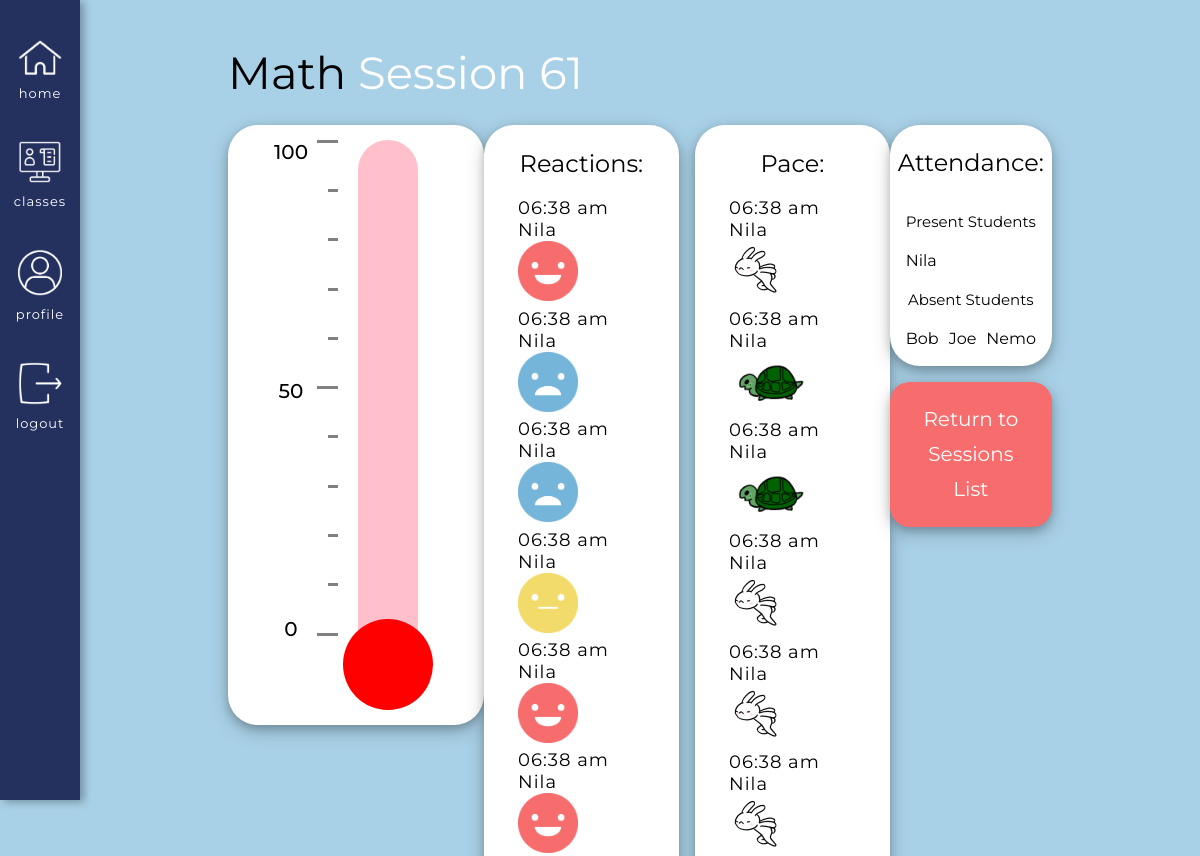
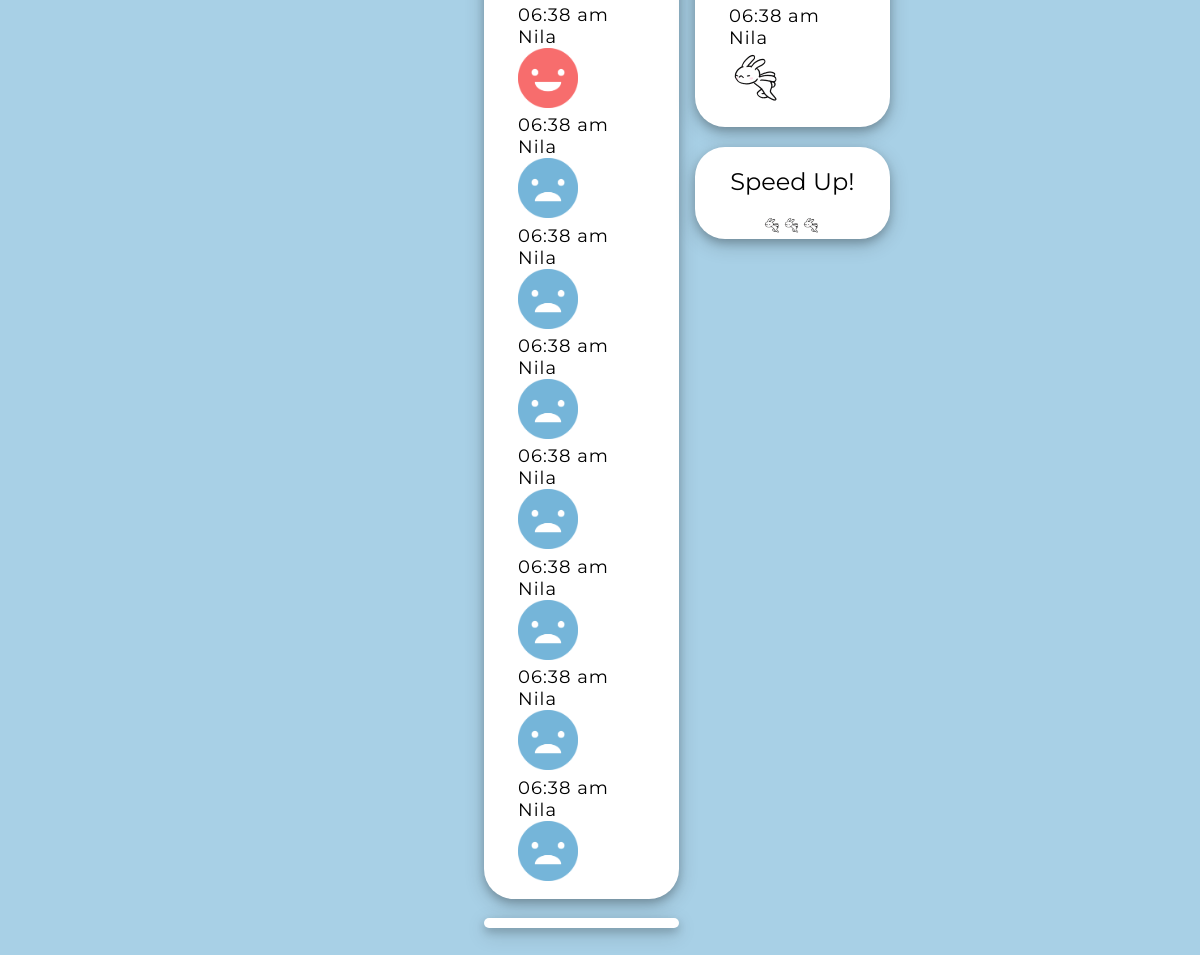
/classes/course/2/previous_session_data/61 (signed in), run on the app's committed database (2 pictures, top to bottom).
### app/models.py (models this page shows, shortened)
class Courses(db.Model):
    id = db.Column(db.Integer, primary_key=True) # Always need ID
    course_name = db.Column(db.String(140), index=False, unique=False) # Not indexable or unique bc many people can have the same course
    code = db.Column(db.Integer, index=True, unique=True) # Indexable to link it back to the course name
    timestamp = db.Column(db.DateTime, index=True, default=datetime.utcnow) # Timestamp
    status = db.Column(db.Integer, index=False, unique=False, default=0) # 0 means the class is inactive, 1 is active
    teacher_id = db.Column(db.Integer, db.ForeignKey('user.id'))  # Taking the user ID from the user model, using backref of teacher will show you the actual teacher
    signups = db.relationship('Signups', backref='course_id', lazy='dynamic') # This will show all the student signups for this course
    reactions = db.relationship('Reactions', backref='course_actual', lazy='dynamic') # This will show all the reactions for this course
    session = db.relationship('Session', backref='session_course_id', lazy='dynamic') # This will show you all the sessions of the course

class Reactions(db.Model): # A base class for all models from Flask SQLAlchemy
    id = db.Column(db.Integer, primary_key=True) # every new database should have an ID so it knows how to organize the info passed in
    user_id = db.Column(db.Integer, db.ForeignKey('user.id')) # Taking the user ID from the user model, using the backref of reactor will show you the actual user
    reactions = db.Column(db.Integer, index=False, unique=False) # Creating a new column in the database for emotions. Not unique and not indexable
    reactions_course_id = db.Column(db.Integer, db.ForeignKey('courses.id')) # Using backref of course_actual will show you the actual course
    session_id = db.Column(db.Integer, db.ForeignKey('session.id')) # Using backref actual_session of will show you the actual session, e.g. <Session>
    timestamp = db.Column(db.DateTime, index=True, default=datetime.utcnow) # Timestamp

class User(UserMixin, db.Model):
    id = db.Column(db.Integer, primary_key=True)
    username = db.Column(db.String(64), index=True, unique=True) # adding columns to the database
    email = db.Column(db.String(120), index=True, unique=True)
    password_hash = db.Column(db.String(128))
    role = db.Column(db.Integer, index=False, unique=False) # 0 is Teacher, 1 is Student
    about_me = db.Column(db.String(140))
    last_seen = db.Column(db.DateTime, default=datetime.utcnow)
    posts = db.relationship('Post', backref='author', lazy='dynamic') # First part is calling it from the Post model, secret field is the backref (author)
    reactions = db.relationship('Reactions', backref='reactor', lazy='dynamic') # This will show all the reactions that this user has made
    teaches = db.relationship('Courses', backref='teacher', lazy='dynamic') # This will show all the courses that the user teaches
    signups = db.relationship('Signups', backref='student', lazy='dynamic') # This will show all of the signups of that user

### app/routes.py (the view)
@app.route('/classes/course/<course_id>/previous_session_data/<session_id>')
@login_required
def previous_session_data(course_id, session_id):
    session = Session.query.get(session_id)
    course = session.session_course_id # This gives you the actual course
    course_id = session.course_id # This will give you the course id
    signups = Signups.query.filter_by(course=course_id).all() # List of students that are in this specific course
    reactions_specific = Reactions.query.filter_by(session_id=session_id).all() # List of reactions that happened in this specific course, specific session
    speeds_specific = Reactions.query.filter_by(session_id=session_id).filter(Reactions.reactions>5).all() # Speeds filtered out by the course ID and by the reaction number
    present_set = set()
    absent_set = set()
    for r in reactions_specific:
        if (r.reactor.role == 1): # If the reactor is a student
            present_set.add(r.reactor.username) # Then add to the present list
    for signup in signups: # Going through the list of signups
        if (signup.student.username not in present_set and signup.student.role == 1):
            absent_set.add(signup.student.username)
    speed_filtered = Reactions.query.filter_by(session_id=session_id).filter(Reactions.reactions>5).all() # Speeds filtered out by the session ID and by the reaction number
    faster = 0
    slower = 0
    speed_number = 0
    calculated_number = 0
    for s in speed_filtered:
        if s.reactions == 6: # Faster request
            faster += 1
        else: # Slower request
            slower += 1
    total = slower + faster
    if total != 0:
        calculated_number = (faster/total) * 100
    if calculated_number >= 91:
        speed_number = 10
    elif calculated_number >= 81:
        speed_number = 9
    elif calculated_number >= 71:
        speed_number = 8
    elif calculated_number >= 61:
        speed_number = 7
    elif calculated_number >= 51:
        speed_number = 6
    elif calculated_number >= 41:
        speed_number = 0 # Nothing will be shown at this point
    elif calculated_number >= 31:
        speed_number = 1
    elif calculated_number >= 21:
        speed_number = 2
    elif calculated_number >= 11:
        speed_number = 3
    elif calculated_number >= 1: # Smaller the number is, the slower the class should be
        speed_number = 4
    else:
        speed_number = 5
        if total == 0: # No speeds have been selected yet
            speed_number = 0
    return render_template('previous_session_data.html', course=course,
                                        course_id=course_id,
                                        reactions_specific=reactions_specific,
                                        speeds_specific=speeds_specific,
                                        session=session,
                                        speed_number=speed_number,
                                        session_id=session_id,
                                        present_list=list(present_set),
                                        absent_list=list(absent_set),
                                        title=course.course_name + " Session " + session_id)

### app/models.py (called while the page is built)
@login.user_loader
def load_user(id):
        return User.query.get(int(id))

### app/routes.py (called while the page is built)
@app.before_request # This function will be executed right before the view function
def before_request():
    if current_user.is_authenticated: # Checks whether the current user is logged in
        current_user.last_seen = datetime.utcnow() # Sets the last seen to the date using the UTC time zone
        db.session.commit() # Don't need to do db.session.add() because the user is already in the database (using a current_user)

### app/templates/previous_session_data.html (shortened to what this page needs)
{% extends "base.html" %}
{% block head %}
    <link rel="stylesheet" href="{{ url_for('static', filename='css/student.css') }}">
    <link rel="stylesheet" href="{{ url_for('static', filename='css/previous_data.css') }}">
{% endblock %}
{% block content %}
<div class = "roomsBox">
    <div class = "titleHolder">
        <h1>{{ course.course_name }} <span class = "white">Session {{ session_id }}</span></h1>
    </div>
    <div class = "overallContainer">
        <div class = "overallThermoContainer">
            <div class = "numHolder">
                <div class = "numbers">
                    <div class = "num">
                        <p>100</p>
                    </div>
                    <div class = "num">
                        <p>50</p>
                    </div>
                    <div class = "num">
                        <p>0</p>
                    </div>
                </div>
            </div>
            <div class = "dashHolder">
                <div class = "dashes">
                    <div id = "long" class = "dash"></div>
                    <div class = "dash"></div>
                    <div class = "dash"></div>
                    <div class = "dash"></div>
                    <div class = "dash"></div>
                    <div id = "long" class = "dash"></div>
                    <div class = "dash"></div>
                    <div class = "dash"></div>
                    <div class = "dash"></div>
                    <div class = "dash"></div>
                    <div id = "long" class = "dash"></div>
                </div>
            </div>
            <div class = "tempVisual">
                <div class = "thermometer_shell">
                </div>
                <div class = "thermoCircle">
                </div>
            </div>
        </div>
        <div class = "reactionsHolder teacherVersion">
            {% if current_user.role == 0 %}
                <div class = "bigReactionBox">
                    <div class = "teacherReactionHolder">
                        <div class = "reactionResultsHolder">
                            <h2> Reactions: </h2>
                            <div id = "reactionResults">
                                <div class = "userReactionView">
                                {% for r in reactions_specific %}
                                    {% if r.reactions == 0 %}
                                        <div class = "speedText">
                                            <p>{{ moment(r.timestamp).format('hh:mm a') }}</p>
                                            <p>{{ r.reactor.username }}</p>
                                        </div>
                                        <div>
                                            <img class = 'makeSmaller' src='../../../../static/images/Happy.png'>
                                        </div>
                                    {% elif r.reactions == 1 %}
                                    <div class = "speedText">
                                        <p>{{ moment(r.timestamp).format('hh:mm a') }}</p>
                                        <p>{{ r.reactor.username }}</p>
                                    </div>
                                    <div>
                                        <img class = 'makeSmaller' src='../../../../static/images/Meh.png'>
                                    </div>
                                    {% else %}
                                    <div class = "speedText">
                                        <p>{{ moment(r.timestamp).format('hh:mm a') }}</p>
                                        <p>{{ r.reactor.username }}</p>
                                    </div>
                                    <div>
                                        <img class = 'makeSmaller' src='../../../../static/images/Sad.png'>
                                    </div>
                                    {% endif %}
                                {% endfor %}
                                </div>
                            </div>
                        </div>
                        <div class = "vibeHolder teacherVibe">
                            <div id = "room_vibe" class = "teacherVibeInside">
                            </div>
                        </div>
                    </div>
                    <div class = "speedHolder">
                        <div class = "paceBox">
                            <h2> Pace: </h2>
                            <div id = "speedResults">
                                <div class = "userReactionView">
                                    {% for s in speeds_specific %}
                                            {% if s.reactions == 6 %}
                                            <div class = "speedText">
                                                <p>{{ moment(s.timestamp).format('hh:mm a') }}</p>
                                                <p>{{ s.reactor.username }}</p>
                                            </div>
                                            <div>
                                                <img class = 'makeSmaller' src='../../../../static/images/Bunny.gif'>
                                            </div>
                                            {% else %}
                                                <div class = "speedText">
                                                    <p>{{ moment( s.timestamp).format('hh:mm a') }}</p>
                                                    <p>{{ s.reactor.username }}</p>
                                                </div>
                                                <div>
                                                    <img class = 'makeSmaller' src='../../../../static/images/Turtle.gif'>
                                                </div>
                                            {% endif %}
                                    {% endfor %}
                                </div>
                            </div>
                        </div>
                        <div id = "visualHolder" class = "teacherVisualHolder">
                            <div id = "paceTitle">
                                {% if speed_number > 5 %}
                                    <h2>Speed Up!</h2>
                                    <div class = "speedLine">
                                    {% for i in range(speed_number - 5) %}
                                        <div class = "visual_fast teacherSpeed">
                                            <img class = "turtle display" src = "{{ url_for('static', filename='images/Bunny.gif') }}">
                                        </div>
                                    {% endfor %}
                                    </div>
                                {% elif speed_number == 0 %}
                                    <h2>Good Pace!</h2>
                                    <img class = "makeSmaller" src = "{{ url_for('static', filename='images/GoodPace.gif') }}">
                                {% endif %}
                            </div>
                        </div>
                    </div>
                </div>
            {% endif %}
        </div>
        {% if current_user.role == 0 %}
        <div class = "attendanceBox">
            <div class = "attendanceSection">
                <h2>Attendance: </h2>
                <div id = "attendance">
                    <div id = "inside">
                        <h3>Present Students</h3>
                        <div id = "present">
                            {% for p in present_list %}
                                <p>{{ p }}</p>
                            {% endfor %}
                        </div>
                        <h3>Absent Students</h3>
                        <div id = "absent">
                            {% for a in absent_list %}
                                <p>{{ a }}</p>
                            {% endfor %}
                        </div>
                    </div>
                </div>
            </div>
            <div class = "endSection">
                <div class="endForm">
                    <a href ="/classes/course/{{ course_id }}/previous_session_list" class="endSessionButton">Return to Sessions List</a>
                </div>
            </div>
        </div>
        {% endif %}
    </div>
</div>
{% endblock %}

### app/static/css/base.css (style rules this page uses)
body { margin: 0 !important; font-family: "Montserrat", sans-serif; }
h1, p { margin: 0; }
h2, h3 { font-weight: 400; }

### app/static/css/previous_data.css (style rules this page uses)
.endForm { display: flex; justify-content: center; align-items: center; text-align: center; }
.endForm a { text-decoration: none; line-height: 35px; }
.display { display: block !important; }
.userReactionView { flex-wrap: wrap; }

### data on the page
Courses: course_name "Math"
Reactions: timestamp "06:38 am", reactor.username "Nila", reactions 0 (drawn)
Reactions: timestamp "06:38 am", reactor.username "Nila"
Reactions: timestamp "06:38 am", reactor.username "Nila"
Reactions: timestamp "06:38 am", reactor.username "Nila", reactions 1 (drawn)
Reactions: timestamp "06:38 am", reactor.username "Nila", reactions 0 (drawn)
Reactions: timestamp "06:38 am", reactor.username "Nila", reactions 0 (drawn)
Reactions: timestamp "06:38 am", reactor.username "Nila", reactions 0 (drawn)
Reactions: timestamp "06:38 am", reactor.username "Nila", reactions 6 (drawn)
Reactions: timestamp "06:38 am", reactor.username "Nila"
Reactions: timestamp "06:38 am", reactor.username "Nila"
Reactions: timestamp "06:38 am", reactor.username "Nila", reactions 6 (drawn)
Reactions: timestamp "06:38 am", reactor.username "Nila", reactions 6 (drawn)
Reactions: timestamp "06:38 am", reactor.username "Nila", reactions 6 (drawn)
Reactions: timestamp "06:38 am", reactor.username "Nila", reactions 6 (drawn)
User: username "Nila"
User: username "Bob"
User: username "Joe"
User: username "Nemo"

### other printed values
{{ session_id }} "61"
